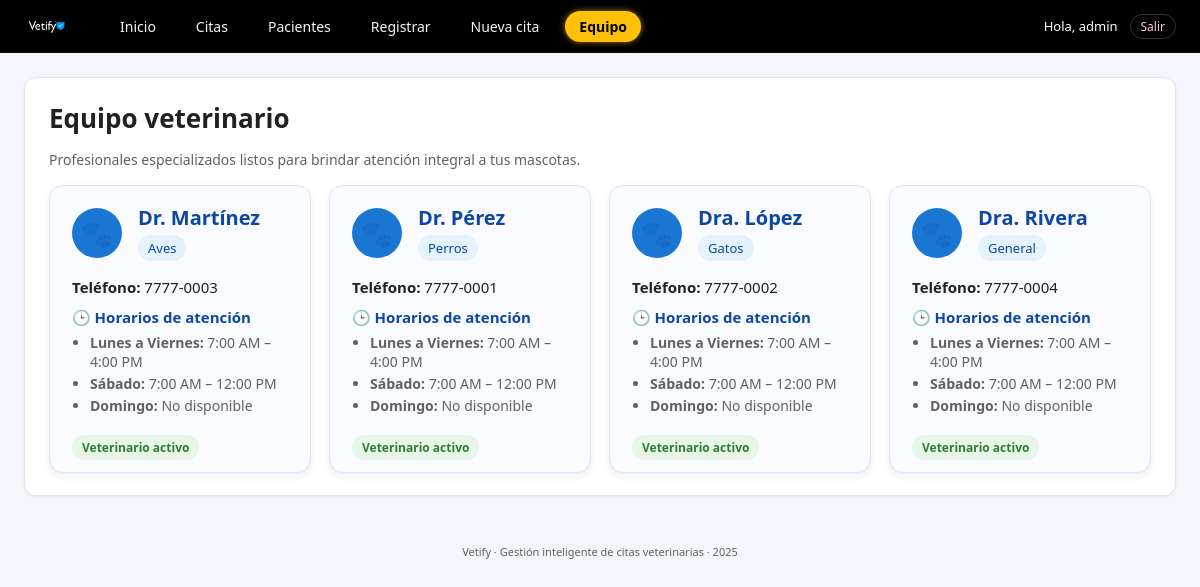
/vets (signed in), run on the app's committed database.
### tables this page shows
CREATE TABLE veterinarios (
        id INTEGER PRIMARY KEY AUTOINCREMENT,
        nombre TEXT NOT NULL,
        especialidad TEXT NOT NULL,
        telefono TEXT NOT NULL
    );

### app.py (the view)
@app.route("/vets")
@login_required
def vets():
    veterinarios = listar_veterinarios()
    return render_template("vets.html", veterinarios=veterinarios)

### app.py (called while the page is built)
def login_required(f):
    @wraps(f)
    def decorated_function(*args, **kwargs):
        if 'user_id' not in session:
            flash("Debes iniciar sesión para acceder.", "error")
            return redirect(url_for('login'))
        return f(*args, **kwargs)
    return decorated_function

### db.py (called while the page is built)
def get_connection():
    conn = sqlite3.connect(DB_NAME)
    conn.row_factory = sqlite3.Row
    return conn

### services.py (called while the page is built)
def listar_veterinarios():
    conn = get_connection()
    cur = conn.cursor()
    cur.execute("""
        SELECT id, nombre, especialidad, telefono
        FROM veterinarios
        ORDER BY nombre;
    """)
    filas = cur.fetchall()
    conn.close()
    return filas

### templates/vets.html (shortened to what this page needs)
{% extends "base.html" %}
{% block content %}
<div class="card vets-page">
    <h1>Equipo veterinario</h1>
    <p class="form-sub">
        Profesionales especializados listos para brindar atención integral a tus mascotas.
    </p>
    {% if veterinarios %}
    <div class="vets-grid">
        {% for v in veterinarios %}
        <article class="vet-card">
            <header class="vet-header">
                <div class="vet-avatar">🐾</div>
                <div>
                    <h2 class="vet-name">{{ v['nombre'] }}</h2>
                    <span class="vet-specialty">{{ v['especialidad'] }}</span>
                </div>
            </header>
            <div class="vet-body">
                <p class="vet-info"><strong>Teléfono:</strong> {{ v['telefono'] }}</p>
                <div class="vet-schedule">
                    <h4>🕒 Horarios de atención</h4>
                    <ul>
                        <li><strong>Lunes a Viernes:</strong> 7:00 AM – 4:00 PM</li>
                        <li><strong>Sábado:</strong> 7:00 AM – 12:00 PM</li>
                        <li><strong>Domingo:</strong> No disponible</li>
                    </ul>
                </div>
            </div>
            <footer class="vet-footer">
                <span class="vet-chip">Veterinario activo</span>
            </footer>
        </article>
        {% endfor %}
    </div>
    {% else %}
    <p>No hay veterinarios registrados.</p>
    {% endif %}
</div>
{% endblock %}

### static/css/styles.css (style rules this page uses)
:root { --primary: #1976D2; --primary-dark: #0D47A1; --accent: #FFC107; --bg: #F4F6FB; --card-bg: #FFFFFF; --text-main: #212121; --text-soft: #616161; --border-soft: #E0E3EF; --danger: #C62828; --warning: #F9A825; --success: #2E7D32; }
* { box-sizing: border-box; font-family: "Segoe UI", system-ui, sans-serif; }
body { margin: 0; background: var(--bg); color: var(--text-main); font-size: 15px; }
.card { background: var(--card-bg); border-radius: 12px; border: 1px solid var(--border-soft); padding: 22px 24px; box-shadow: 0 1px 3px rgba(15, 23, 42, 0.06); }
.form-sub { font-size: 14px; color: var(--text-soft); margin-bottom: 16px; }
.vets-page h1 { margin-top: 0; margin-bottom: 10px; font-size: 26px; }
.vets-grid { display: grid; grid-template-columns: repeat(auto-fit, minmax(260px, 1fr)); gap: 18px; margin-top: 14px; }
.vet-card { background: #F9FBFF; border-radius: 14px; border: 1px solid #DDE3FF; padding: 18px 22px 16px; box-shadow: 0 3px 8px rgba(15, 23, 42, 0.08); display: flex; flex-direction: column; gap: 10px; transition: transform 0.15s ease, box-shadow 0.15s ease; }
.vet-header { display: flex; align-items: center; gap: 16px; }
.vet-avatar { width: 50px; height: 50px; border-radius: 50%; background: #1976D2; color: #FFFFFF; display: flex; align-items: center; justify-content: center; font-size: 26px; }
.vet-name { margin: 0; font-size: 20px; font-weight: 700; color: var(--primary-dark); }
.vet-specialty { display: inline-block; margin-top: 4px; font-size: 13px; background: #E3F2FD; color: var(--primary-dark); padding: 4px 10px; border-radius: 999px; font-weight: 500; }
.vet-body { margin-top: 6px; font-size: 15px; color: var(--text-main); }
.vet-info { margin: 0 0 6px 0; font-size: 15px; }
.vet-schedule h4 { margin: 10px 0 6px; font-size: 15px; font-weight: 600; color: var(--primary-dark); }
.vet-schedule ul { padding-left: 18px; margin: 0; }
.vet-schedule li { font-size: 14px; margin-bottom: 3px; color: var(--text-soft); }
.vet-footer { margin-top: 8px; }
.vet-chip { font-size: 12px; padding: 4px 10px; border-radius: 999px; background: #E8F5E9; color: var(--success); font-weight: 600; }

### data on the page
veterinarios: nombre "Dr. Martínez", especialidad "Aves", telefono "7777-0003"
veterinarios: nombre "Dr. Pérez", especialidad "Perros", telefono "7777-0001"
veterinarios: nombre "Dra. López", especialidad "Gatos", telefono "7777-0002"
veterinarios: nombre "Dra. Rivera", especialidad "General", telefono "7777-0004"

### other printed values
{{ session.get('username') }} "admin"
